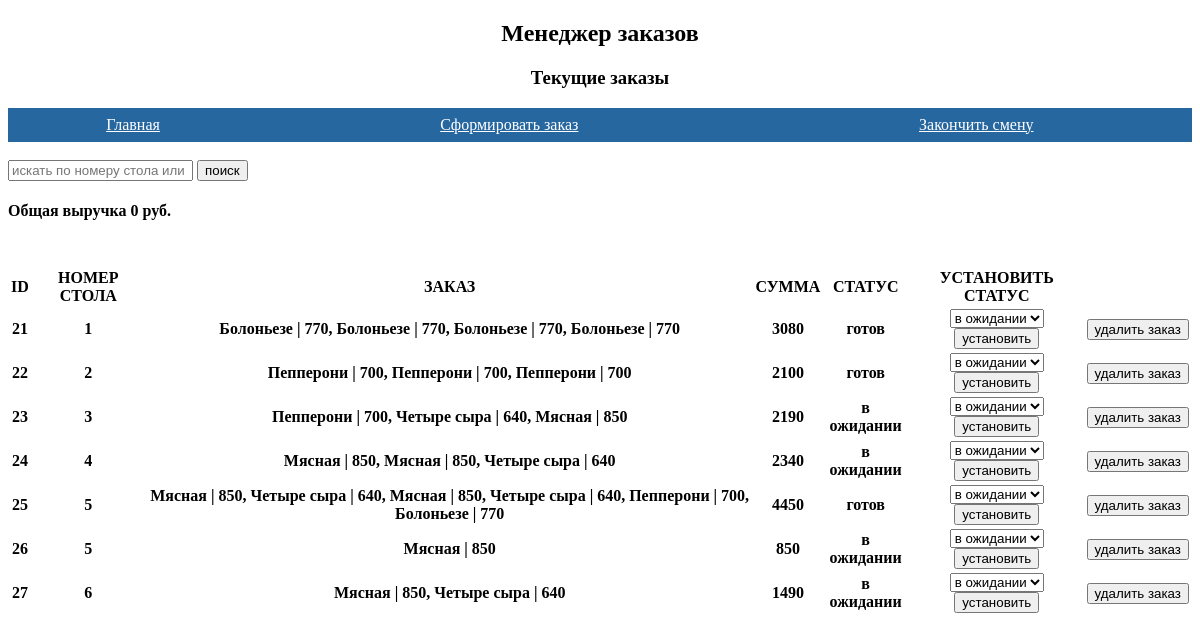
Before: /main/ with the older database file.
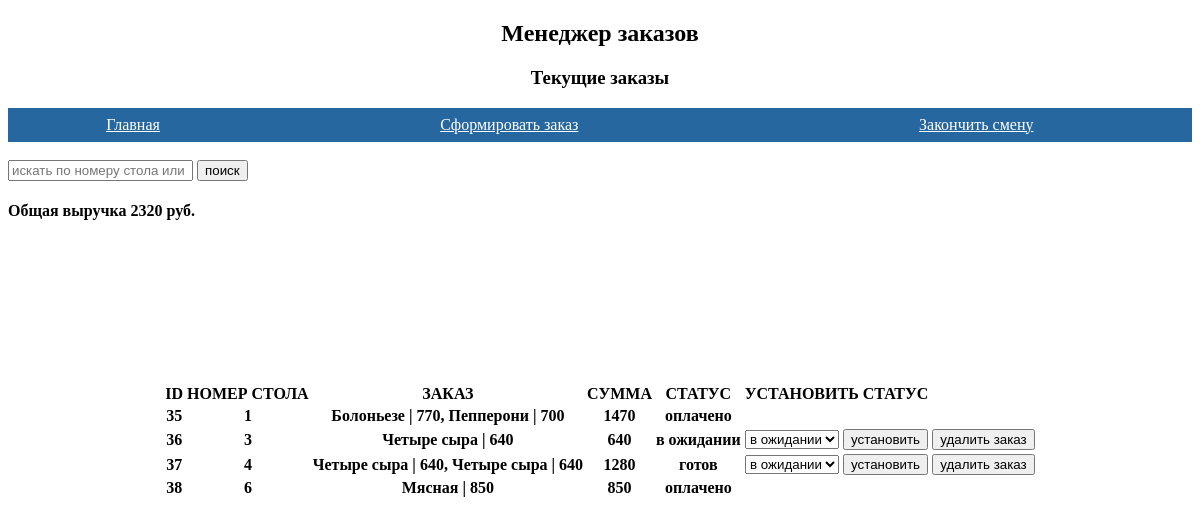
After: the same page with the newer database file.
### order_manager/models.py (models this page shows)
class Order(models.Model):
    table_number = models.PositiveIntegerField()
    items = models.CharField(max_length=500)
    total_price = models.PositiveIntegerField()
    status = models.CharField(max_length=15, choices=STATUSES)

### order_manager/views.py (the view, shortened to what this page needs)
# urls.py: path('main/', order_list),
def order_list(request):
    orders = Order.objects.all()
    prices = [int(order.total_price) for order in orders if order.status == 'оплачено']
    rev = sum(prices)
    context = {'message': 'Текущие заказы', 'orders': orders, 'rev': rev}
    return render(request, 'main.html', context)

### order_manager/templates/main.html (shortened to what this page needs)
{% extends 'index.html' %}
{% block menu %}
<li><a href="/finish">Закончить смену</a></li>
{% endblock %}
{% block content %}
<br>
<form action="/main/" method="post">
    <input type="text" name="param" placeholder="искать по номеру стола или статусу">
    <input type="submit" value="поиск">
</form>
<h4>
    Общая выручка {{ rev }} руб.
</h4>
<div class="center-screen">
          <table>
          <thead>
          <tr>
              <th scope="col">ID</th>
              <th scope="col">НОМЕР СТОЛА</th>
              <th scope="col">ЗАКАЗ</th>
              <th scope="col">СУММА</th>
              <th scope="col">СТАТУС</th>
              <th scope="col">УСТАНОВИТЬ СТАТУС</th>
          </tr>
          </thead>
          <tbody>
          {% for order in orders %}
             <tr>
                 <th>{{ order.id }}</th>
                 <th>{{ order.table_number }}</th>
                 <th>{{ order.items }}</th>
                 <th>{{ order.total_price }}</th>
                 <th>{{ order.status }}</th>
                 {% if order.status != "оплачено" %}
                 <th>
                     <form action="/change/{{ order.id }}/" method="post">
                         <select name="current_status">
                             <option value="в ожидании">в ожидании</option>
                         </select>
                        <input type="submit" value="установить">
                     </form>
                 </th>
                 <th>
                     <form action="/delete/{{ order.id }}/" method="post">
                         <input type="submit" value="удалить заказ">
                     </form>
                 </th>
                 {% endif %}
             </tr>
          {% endfor %}
          </tbody>
      </table>
</div>
{% endblock %}

### order_manager/templates/index.html (shortened to what this page needs)
<!doctype html>
<html lang="ru">
  <head>
  </head>
  <body>
    <h2 align="center">Менеджер заказов</h2>
    <h3 align="center">{{ message }}</h3>
  <div class="menu">
	<ul>
		<li><a href="/main">Главная</a></li>
		<li><a href="/add">Сформировать заказ</a></li>
      {% block menu %}
      {% endblock %}
	</ul>
</div>
  {% block content %}
  {% endblock %}
  </body>
</html>

### order_manager/templates/index.html (style rules this page uses)
.menu { width: 100%; display: table; }
.menu ul { display: table-row; }
.menu li { display: table-cell; background: #2767A0; }
.menu li a { display: block; padding: 8px 15px; color: #fff; text-align: center; }
.center-screen { display: flex; flex-direction: column; justify-content: center; align-items: center; text-align: center; min-height: 50vh; }

Changed rows visible on the page:
removed Order: id "21", table_number "1", items "Болоньезе | 770, Болоньезе | 770, Болоньезе | 770, Болоньезе | 770", total_price "3080", status "готов"
removed Order: id "22", table_number "2", items "Пепперони | 700, Пепперони | 700, Пепперони | 700", total_price "2100", status "готов"
removed Order: id "23", table_number "3", items "Пепперони | 700, Четыре сыра | 640, Мясная | 850", total_price "2190", status "в ожидании"
removed Order: id "24", table_number "4", items "Мясная | 850, Мясная | 850, Четыре сыра | 640", total_price "2340", status "в ожидании"
removed Order: id "25", table_number "5", items "Мясная | 850, Четыре сыра | 640, Мясная | 850, Четыре сыра | 640, Пепперони | 700, Болоньезе | 770", total_price "4450", status "готов"
removed Order: id "26", table_number "5", items "Мясная | 850", total_price "850", status "в ожидании"
removed Order: id "27", table_number "6", items "Мясная | 850, Четыре сыра | 640", total_price "1490", status "в ожидании"
added Order: id "35", table_number "1", items "Болоньезе | 770, Пепперони | 700", total_price "1470", status "оплачено"
added Order: id "36", table_number "3", items "Четыре сыра | 640", total_price "640", status "в ожидании"
added Order: id "37", table_number "4", items "Четыре сыра | 640, Четыре сыра | 640", total_price "1280", status "готов"
added Order: id "38", table_number "6", items "Мясная | 850", total_price "850", status "оплачено"
Other visible differences:
{{ rev }}: "0" → "2320"
